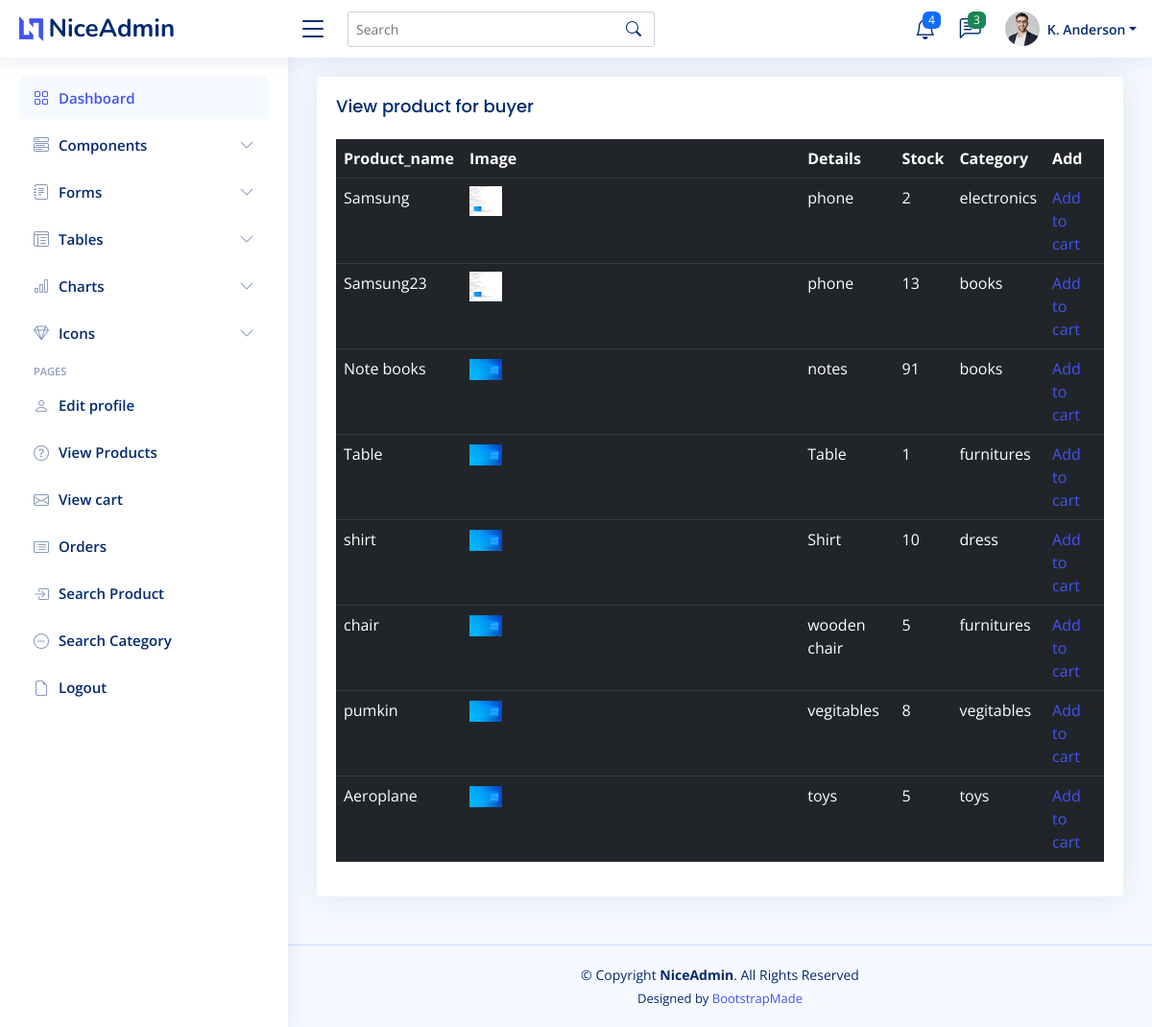
The app's page /viewProductforbuyer/ with its own data.
### seller/models.py (models this page shows)
class ProductModel(models.Model):
    Name=models.CharField(max_length=255)
    ImageFile=models.FileField()
    Details=models.CharField(max_length=500)
    Stock=models.IntegerField()
    Category=models.ForeignKey('siteAdmin.categoryTableModel',on_delete=models.CASCADE)
    Seller=models.ForeignKey(SellerModel,on_delete=models.CASCADE)
    Price=models.IntegerField()

### siteAdmin/models.py (models this page shows)
class categoryTableModel(models.Model):
    Category=models.CharField(max_length=255)

### buyer/views.py (the view)
# urls.py: path('viewProductforbuyer/',buyerview.viewProductforbuyer,name='viewProductforbuyer'),
def viewProductforbuyer(request):
    product_db=ProductModel.objects.all()
    return render(request,'viewProductforBuyer.html',{'viewproduct':product_db})

### template/viewProductforbuyer.html (shortened to what this page needs)
<!DOCTYPE html>
<html lang="en">
    {% extends "buyerbase.html" %}
    {% block content %}
    <div class="card">
        <div class="card-body">
          <h5 class="card-title">View product for buyer </h5>
          <table class="table table-dark">
            <thead>
              <tr>
                <th scope="col">Product_name</th>
                <th scope="col">Image</th>
                <th scope="col">Details</th>
                <th scope="col">Stock</th>
                <th scope="col">Category</th>
                <th scope="col">Add</th>
              </tr>
            </thead>
            <tbody>
                {% for view in viewproduct %}
                <tr>
                    <td>{{view.Name}}</td>
                    <td><img src="{{view.ImageFile.url}}" height="10%" width="10%"></td>
                    <td>{{view.Details}}</td>
                    <td>{{view.Stock}}</td>
                    <td>{{view.Category.Category}}</td>
                    <td><a href="{% url 'addtoCart' view.id%}">Add to cart</a></td>
                </tr>
                {% endfor %}
            </tbody>
          </table>
        </div>
      </div>
    {% endblock %}

### template/buyerbase.html (shortened to what this page needs)
<!DOCTYPE html>
<html lang="en">
<head>
  <link href="/static/NiceAdmin/assets/vendor/bootstrap/css/bootstrap.min.css" rel="stylesheet">
  <link href="/static/NiceAdmin/assets/vendor/bootstrap-icons/bootstrap-icons.css" rel="stylesheet">
  <link href="/static/NiceAdmin/assets/vendor/boxicons/css/boxicons.min.css" rel="stylesheet">
  <link href="/static/NiceAdmin/assets/vendor/quill/quill.snow.css" rel="stylesheet">
  <link href="/static/NiceAdmin/assets/vendor/quill/quill.bubble.css" rel="stylesheet">
  <link href="/static/NiceAdmin/assets/vendor/remixicon/remixicon.css" rel="stylesheet">
  <link href="/static/NiceAdmin/assets/vendor/simple-datatables/style.css" rel="stylesheet">
  <link href="/static/NiceAdmin/assets/css/style.css" rel="stylesheet">
</head>
<body>
  <header id="header" class="header fixed-top d-flex align-items-center">
    <div class="d-flex align-items-center justify-content-between">
      <a href="index.html" class="logo d-flex align-items-center">
        <img src="/static/NiceAdmin/assets/img/logo.png" alt="">
        <span class="d-none d-lg-block">NiceAdmin</span>
      </a>
      <i class="bi bi-list toggle-sidebar-btn"></i>
    </div>
    <div class="search-bar">
      <form class="search-form d-flex align-items-center" method="POST" action="#">
        <input type="text" name="query" placeholder="Search" title="Enter search keyword">
        <button type="submit" title="Search"><i class="bi bi-search"></i></button>
      </form>
    </div>
    <nav class="header-nav ms-auto">
      <ul class="d-flex align-items-center">
        <li class="nav-item dropdown">
          <a class="nav-link nav-icon" href="#" data-bs-toggle="dropdown">
            <i class="bi bi-bell"></i>
            <span class="badge bg-primary badge-number">4</span>
          </a>
        </li>
        <li class="nav-item dropdown">
          <a class="nav-link nav-icon" href="#" data-bs-toggle="dropdown">
            <i class="bi bi-chat-left-text"></i>
            <span class="badge bg-success badge-number">3</span>
          </a>
        </li>
        <li class="nav-item dropdown pe-3">
          <a class="nav-link nav-profile d-flex align-items-center pe-0" href="#" data-bs-toggle="dropdown">
            <img src="/static/NiceAdmin/assets/img/profile-img.jpg" alt="Profile" class="rounded-circle">
            <span class="d-none d-md-block dropdown-toggle ps-2">K. Anderson</span>
          </a>
        </li>
      </ul>
    </nav>
  </header>
  <aside id="sidebar" class="sidebar">
    <ul class="sidebar-nav" id="sidebar-nav">
      <li class="nav-item">
        <a class="nav-link " href="index.html">
          <i class="bi bi-grid"></i>
          <span>Dashboard</span>
        </a>
      </li>
      <li class="nav-item">
        <a class="nav-link collapsed" data-bs-target="#components-nav" data-bs-toggle="collapse" href="#">
          <i class="bi bi-menu-button-wide"></i><span>Components</span><i class="bi bi-chevron-down ms-auto"></i>
        </a>
      </li>
      <li class="nav-item">
        <a class="nav-link collapsed" data-bs-target="#forms-nav" data-bs-toggle="collapse" href="#">
          <i class="bi bi-journal-text"></i><span>Forms</span><i class="bi bi-chevron-down ms-auto"></i>
        </a>
      </li>
      <li class="nav-item">
        <a class="nav-link collapsed" data-bs-target="#tables-nav" data-bs-toggle="collapse" href="#">
          <i class="bi bi-layout-text-window-reverse"></i><span>Tables</span><i class="bi bi-chevron-down ms-auto"></i>
        </a>
      </li>
      <li class="nav-item">
        <a class="nav-link collapsed" data-bs-target="#charts-nav" data-bs-toggle="collapse" href="#">
          <i class="bi bi-bar-chart"></i><span>Charts</span><i class="bi bi-chevron-down ms-auto"></i>
        </a>
      </li>
      <li class="nav-item">
        <a class="nav-link collapsed" data-bs-target="#icons-nav" data-bs-toggle="collapse" href="#">
          <i class="bi bi-gem"></i><span>Icons</span><i class="bi bi-chevron-down ms-auto"></i>
        </a>
      </li>
      <li class="nav-heading">Pages</li>
      <li class="nav-item">
        <a class="nav-link collapsed" href="{% url 'buyerEdit'%}">
          <i class="bi bi-person"></i>
          <span>Edit profile</span>
        </a>
      </li>
      <li class="nav-item">
        <a class="nav-link collapsed" href="{%url 'viewProductforbuyer' %}">
          <i class="bi bi-question-circle"></i>
          <span>View Products</span>
        </a>
      </li>
      <li class="nav-item">
        <a class="nav-link collapsed" href="{%url 'viewCartProduct' %}">
          <i class="bi bi-envelope"></i>
          <span>View cart</span>
        </a>
      </li>
      <li class="nav-item">
        <a class="nav-link collapsed" href="{% url 'viewCartProductforBuyer' %}">
          <i class="bi bi-card-list"></i>
          <span>Orders</span>
        </a>
      </li>
      <li class="nav-item">
        <a class="nav-link collapsed" href="{% url 'searchProduct' %}">
          <i class="bi bi-box-arrow-in-right"></i>
          <span>Search Product</span>
        </a>
      </li>
      <li class="nav-item">
        <a class="nav-link collapsed" href="{% url 'searchByCategory' %}">
          <i class="bi bi-dash-circle"></i>
          <span>Search Category</span>
        </a>
      </li>
      <li class="nav-item">
        <a class="nav-link collapsed" href="{%url 'logout' %}">
          <i class="bi bi-file-earmark"></i>
          <span>Logout</span>
        </a>
      </li>
    </ul>
  </aside>
  <main id="main" class="main">
    {% block content %}{% endblock %}
  </main>
  <footer id="footer" class="footer">
    <div class="copyright">
      &copy; Copyright <strong><span>NiceAdmin</span></strong>. All Rights Reserved
    </div>
    <div class="credits">
      Designed by <a href="https://bootstrapmade.com/">BootstrapMade</a>
    </div>
  </footer>
</body>
</html>

### static/NiceAdmin/assets/css/style.css (style rules this page uses)
:root { scroll-behavior: smooth; }
body { font-family: "Open Sans", sans-serif; background: #f6f9ff; color: #444444; }
a { color: #4154f1; text-decoration: none; }
h1, h2, h3, h4, h5, h6 { font-family: "Nunito", sans-serif; }
#main { margin-top: 60px; padding: 20px 30px; transition: all 0.3s; }
.card { margin-bottom: 30px; border: none; border-radius: 5px; box-shadow: 0px 0 30px rgba(1, 41, 112, 0.1); }
.card-title { padding: 20px 0 15px 0; font-size: 18px; font-weight: 500; color: #012970; font-family: "Poppins", sans-serif; }
.card-body { padding: 0 20px 20px 20px; }
.logo { line-height: 1; }
@media (min-width: 1200px) { .logo { width: 280px; } }
.logo img { max-height: 26px; margin-right: 6px; }
.logo span { font-size: 26px; font-weight: 700; color: #012970; font-family: "Nunito", sans-serif; }
.header { transition: all 0.5s; z-index: 997; height: 60px; box-shadow: 0px 2px 20px rgba(1, 41, 112, 0.1); background-color: #fff; padding-left: 20px; }
.header .toggle-sidebar-btn { font-size: 32px; padding-left: 10px; cursor: pointer; color: #012970; }
.header .search-bar { min-width: 360px; padding: 0 20px; }
.header .search-form { width: 100%; }
.header .search-form input { border: 0; font-size: 14px; color: #012970; border: 1px solid rgba(1, 41, 112, 0.2); padding: 7px 38px 7px 8px; border-radius: 3px; transition: 0.3s; width: 100%; }
.header .search-form button { border: 0; padding: 0; margin-left: -30px; background: none; }
.header .search-form button i { color: #012970; }
.header-nav ul { list-style: none; }
.header-nav>ul { margin: 0; padding: 0; }
.header-nav .nav-icon { font-size: 22px; color: #012970; margin-right: 25px; position: relative; }
.header-nav .nav-profile { color: #012970; }
.header-nav .nav-profile img { max-height: 36px; }
.header-nav .nav-profile span { font-size: 14px; font-weight: 600; }
.header-nav .badge-number { position: absolute; inset: -2px -5px auto auto; font-weight: normal; font-size: 12px; padding: 3px 6px; }
.sidebar { position: fixed; top: 60px; left: 0; bottom: 0; width: 300px; z-index: 996; transition: all 0.3s; padding: 20px; overflow-y: auto; scrollbar-width: thin; scrollbar-color: #aab7cf transparent; box-shadow: 0px 0px 20px rgba(1, 41, 112, 0.1); background-color: #fff; }
@media (min-width: 1200px) { #main, #footer { margin-left: 300px; } }
.sidebar-nav { padding: 0; margin: 0; list-style: none; }
.sidebar-nav li { padding: 0; margin: 0; list-style: none; }
.sidebar-nav .nav-item { margin-bottom: 5px; }
.sidebar-nav .nav-heading { font-size: 11px; text-transform: uppercase; color: #899bbd; font-weight: 600; margin: 10px 0 5px 15px; }
.sidebar-nav .nav-link { display: flex; align-items: center; font-size: 15px; font-weight: 600; color: #4154f1; transition: 0.3; background: #f6f9ff; padding: 10px 15px; border-radius: 4px; }
.sidebar-nav .nav-link i { font-size: 16px; margin-right: 10px; color: #4154f1; }
.sidebar-nav .nav-link.collapsed { color: #012970; background: #fff; }
.sidebar-nav .nav-link.collapsed i { color: #899bbd; }
.sidebar-nav .nav-link .bi-chevron-down { margin-right: 0; transition: transform 0.2s ease-in-out; }
.footer { padding: 20px 0; font-size: 14px; transition: all 0.3s; border-top: 1px solid #cddfff; }
.footer .copyright { text-align: center; color: #012970; }
.footer .credits { padding-top: 5px; text-align: center; font-size: 13px; color: #012970; }

### records on screen
ProductModel: Name "Samsung", ImageFile (picture), Details "phone", Stock "2", Category.Category "electronics"
ProductModel: Name "Samsung23", ImageFile (picture), Details "phone", Stock "13", Category.Category "books"
ProductModel: Name "Note books", ImageFile (picture), Details "notes", Stock "91", Category.Category "books"
ProductModel: Name "Table", ImageFile (picture), Details "Table", Stock "1", Category.Category "furnitures"
ProductModel: Name "shirt", ImageFile (picture), Details "Shirt", Stock "10", Category.Category "dress"
ProductModel: Name "chair", ImageFile (picture), Details "wooden chair", Stock "5", Category.Category "furnitures"
ProductModel: Name "pumkin", ImageFile (picture), Details "vegitables", Stock "8", Category.Category "vegitables"
ProductModel: Name "Aeroplane", ImageFile (picture), Details "toys", Stock "5", Category.Category "toys"
